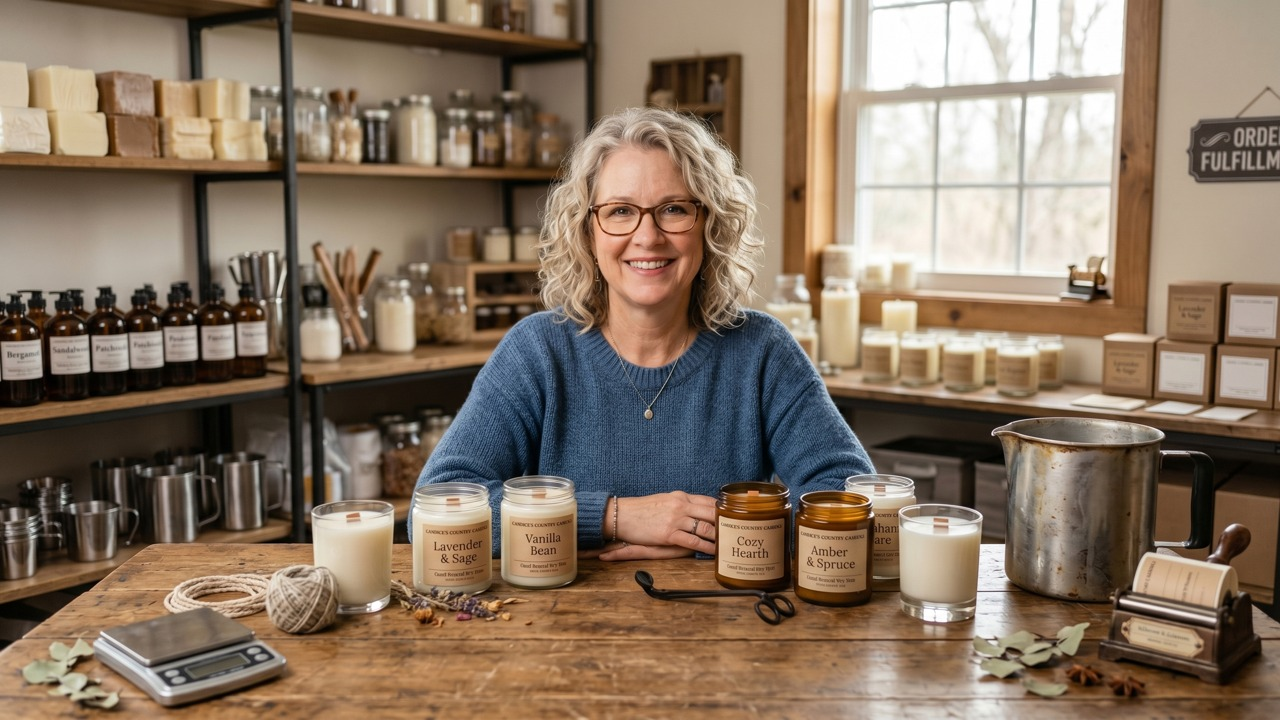
#> input picture video_build_v2/assets/candice_ref_16x9.jpg, 1280 x 720 px, given in place of ., which was not available
$ python -i features.py   (imports and definitions only)
#> lines starting #> are read from the running program, lines starting #| are printed output that depends on the picture; after the words box and inside, x2 and y2 are one past the last pixel; in counts of white or black regions, pixels touching at a corner belong together; pictures that were not available may be replaced by others from this repository, and a replacement may not be noted
"""Objective per-window visual features — computed by code, not by the model.

These are the anti-hallucination backbone: each window gets reproducible
measurements that can corroborate or contradict the model's label/description:

  face_score      fraction of the window's frames with a sizeable frontal face
                  (-> talking-head signal)              [OpenCV Haar cascade]
  text_score      estimated fraction of frame area covered by text-like regions
                  (-> text-overlay signal)              [OpenCV MSER]
  ocr_text        verbatim text read off the frame (so caption claims come from
                  Tesseract, not the model)             [pytesseract]
  ocr_charcount   length of cleaned OCR text
  brightness      mean luma 0..1 (near-0 => black/blank frame)
  colorfulness    Hasler-Suesstrunk metric (low => greyscale/text slide)
  motion          mean abs frame-diff across the window (0 => static)
  dominant_colors top hex colours

Results are cached at data/work/<vid>/features.json.

NOTE ON RESOLUTION: source frames are 160x90 YouTube storyboard tiles, so these
detectors are heuristic. Frames are upscaled before detection and every raw
score is stored, so decisions made from them stay auditable rather than trusted
blindly.
"""
from __future__ import annotations

import json
import os
import re
from typing import Dict, List

import cv2
import numpy as np

_FACE = cv2.CascadeClassifier(cv2.data.haarcascades + "haarcascade_frontalface_default.xml")
_MSER = cv2.MSER_create()
# [2 lines not run here, left out]

try:
    import pytesseract
    _HAS_OCR = True
except Exception:
    _HAS_OCR = False


def _load(path: str):
    if not os.path.exists(path):
        return None
    img = cv2.imread(path)
    return img


def _upscale(img, factor=4):
    h, w = img.shape[:2]
    return cv2.resize(img, (w * factor, h * factor), interpolation=cv2.INTER_CUBIC)


def _brightness(img) -> float:
    g = cv2.cvtColor(img, cv2.COLOR_BGR2GRAY)
    return float(g.mean()) / 255.0


def _colorfulness(img) -> float:
    # Hasler & Suesstrunk (2003)
    b, g, r = cv2.split(img.astype("float"))
    rg = np.absolute(r - g)
    yb = np.absolute(0.5 * (r + g) - b)
    std = np.sqrt(rg.std() ** 2 + yb.std() ** 2)
    mean = np.sqrt(rg.mean() ** 2 + yb.mean() ** 2)
    return float(std + 0.3 * mean) / 255.0


def _face_area_frac(img) -> float:
    big = _upscale(img, 4)
    gray = cv2.cvtColor(big, cv2.COLOR_BGR2GRAY)
    gray = cv2.equalizeHist(gray)
    H, W = gray.shape
    faces = _FACE.detectMultiScale(gray, scaleFactor=1.1, minNeighbors=4,
                                   minSize=(int(W * 0.12), int(H * 0.12)))
    if len(faces) == 0:
        return 0.0
    return float(max(w * h for (x, y, w, h) in faces)) / float(W * H)


def _text_coverage(img) -> float:
    big = _upscale(img, 4)
    gray = cv2.cvtColor(big, cv2.COLOR_BGR2GRAY)
    H, W = gray.shape
    try:
        regions, _ = _MSER.detectRegions(gray)
    except Exception:
        return 0.0
    mask = np.zeros((H, W), np.uint8)
    for p in regions:
        x, y, w, h = cv2.boundingRect(p.reshape(-1, 1, 2))
        ar = w / float(h + 1e-6)
        # text glyphs: not too tall/wide, modest size
        if 0.1 < ar < 8 and 4 < h < H * 0.5:
            cv2.rectangle(mask, (x, y), (x + w, y + h), 255, -1)
    return float((mask > 0).sum()) / float(W * H)


_OCR_CLEAN = re.compile(r"[^A-Za-z0-9 %&°.,/+\-:!?'$]")


def _ocr(img) -> str:
    if not _HAS_OCR:
        return ""
    big = _upscale(img, 5)
    gray = cv2.cvtColor(big, cv2.COLOR_BGR2GRAY)
    gray = cv2.bilateralFilter(gray, 5, 50, 50)
    try:
        txt = pytesseract.image_to_string(gray, config="--psm 6")
    except Exception:
        return ""
    txt = _OCR_CLEAN.sub(" ", txt)
    txt = re.sub(r"\s+", " ", txt).strip()
    # keep only tokens with >=2 alpha chars to drop OCR noise
    toks = [t for t in txt.split() if sum(c.isalpha() for c in t) >= 2 or t.replace('.', '').isdigit()]
    return " ".join(toks)[:200]


def _dominant_colors(img, k=3) -> List[str]:
    small = cv2.resize(img, (32, 18)).reshape(-1, 3).astype("float32")
    try:
        _, labels, centers = cv2.kmeans(
            small, k, None,
            (cv2.TERM_CRITERIA_EPS + cv2.TERM_CRITERIA_MAX_ITER, 10, 1.0), 3, cv2.KMEANS_PP_CENTERS)
        counts = np.bincount(labels.flatten())
        order = np.argsort(-counts)
        return ["#%02x%02x%02x" % (int(centers[i][2]), int(centers[i][1]), int(centers[i][0])) for i in order]
    except Exception:
        return []


def window_features(frame_paths: List[str], do_ocr=True) -> Dict:
    imgs = [im for im in (_load(p) for p in frame_paths) if im is not None]
#> in _load, img is the input picture: shape (720, 1280, 3); mean B, G, R 98.3, 116.4, 135.3
#> call 3 of _load, with path = '/'
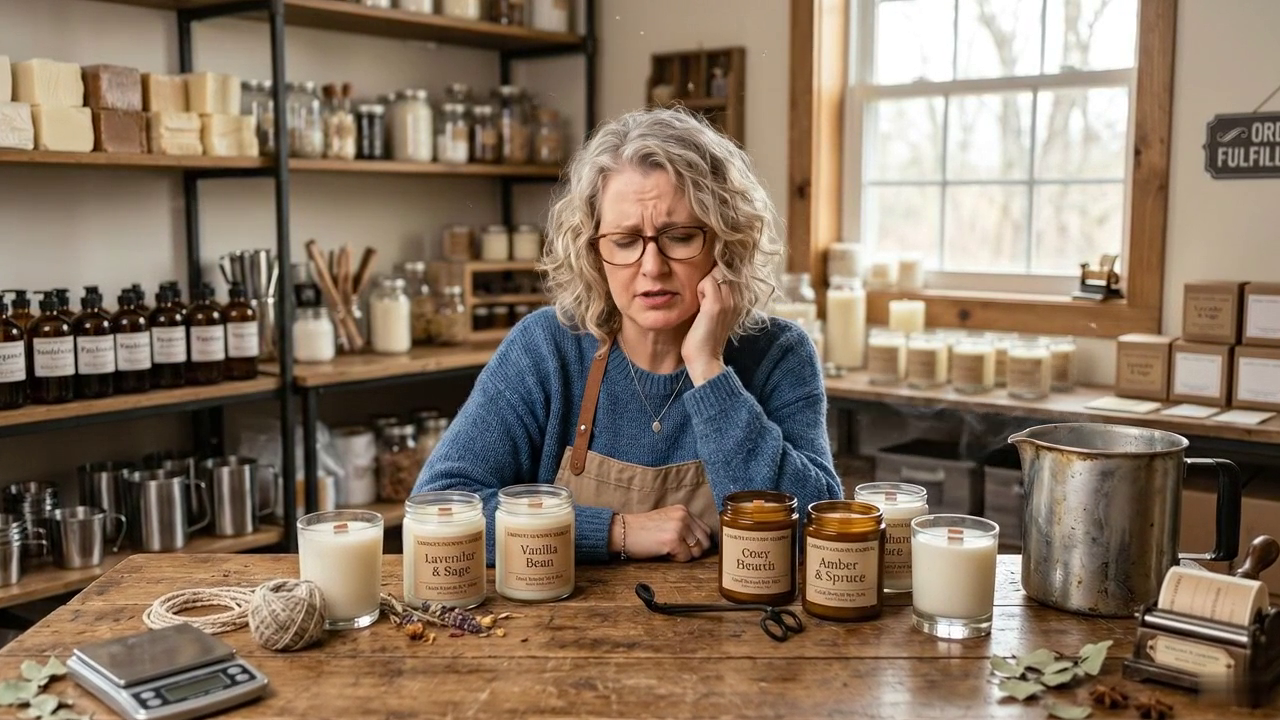
#> input picture video_build_v2/assets/thumb_src.png, 1280 x 720 px, given in place of , which was not available
#> in _load, img is the input picture: shape (720, 1280, 3); mean B, G, R 97, 115.4, 133.9
#> imgs = 9 items
    if not imgs:
        return {"face_score": 0, "text_score": 0, "ocr_text": "", "ocr_charcount": 0,
                "brightness": 0, "colorfulness": 0, "motion": 0, "dominant_colors": [], "n_frames": 0}

    faces = [_face_area_frac(im) for im in imgs]
#> in _face_area_frac, `gray = cv2.equalizeHist(gray)`:
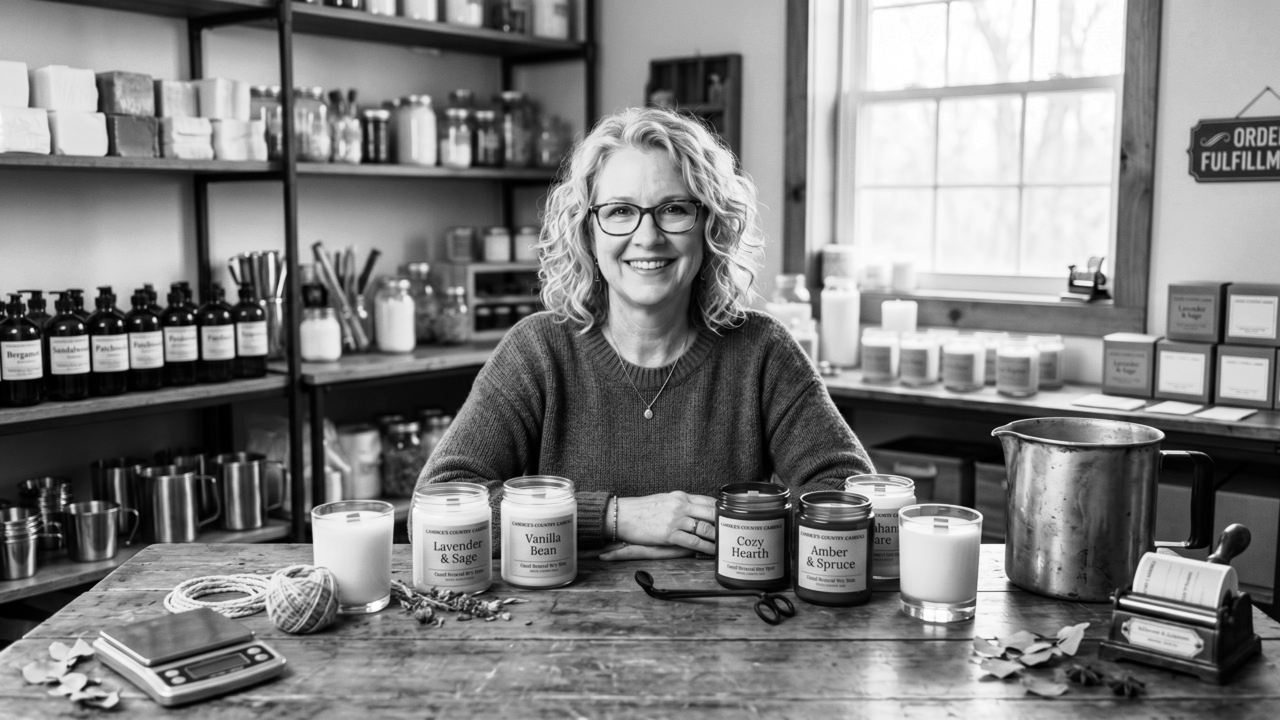
#> gray: shape (2880, 5120) (shown at 1/4 size); min 0, max 255, mean 128.1
#> in _face_area_frac, `faces = _FACE.detectMultiScale(gray, scaleFactor=1.1, minNeighbors=4, ..`: faces = ()
#> in _face_area_frac (call 3), `gray = cv2.equalizeHist(gray)`:
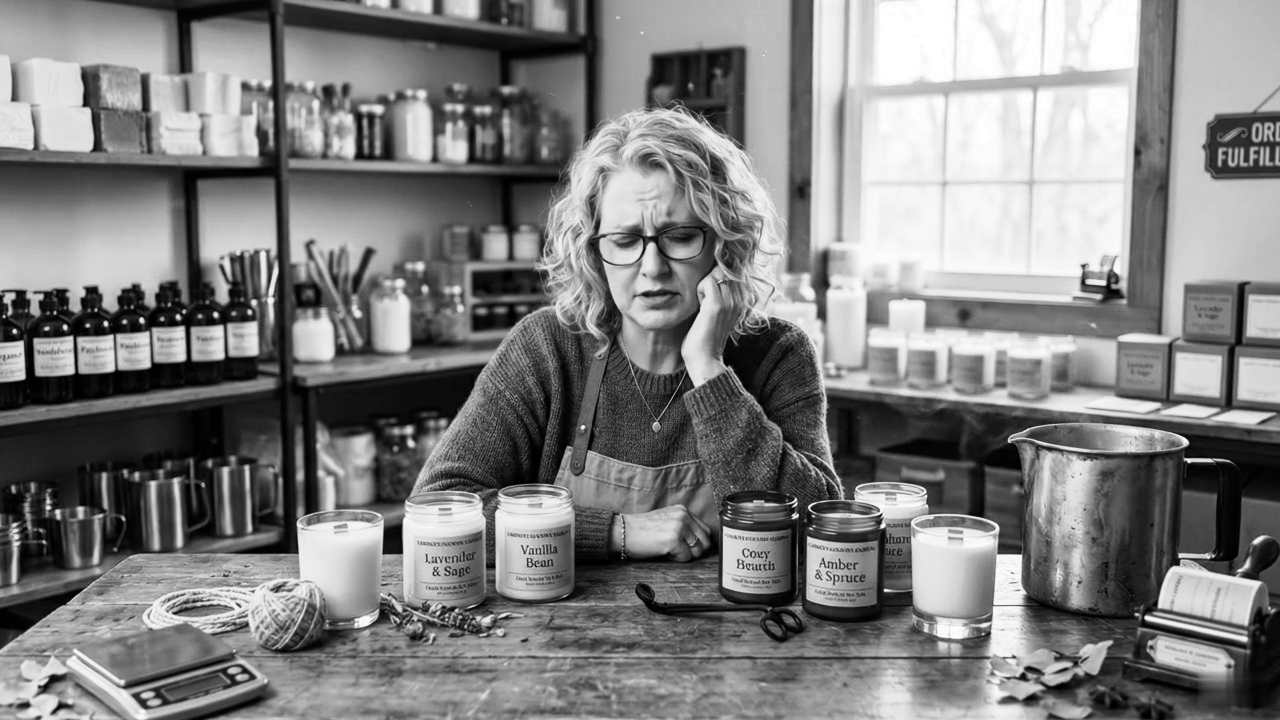
#> gray: shape (2880, 5120) (shown at 1/4 size); min 0, max 255, mean 128.1
#> in _face_area_frac (call 3), `faces = _FACE.detectMultiScale(gray, scaleFactor=1.1, minNeighbors=4, ..`: faces = [[2299, 668, 697, 697]]
#> faces = [0, 0, 0.0329, 0, 0, 0.0329, 0.0329, 0.0329, 0]
    texts = [_text_coverage(im) for im in imgs]
#> in _text_coverage, `regions, _ = _MSER.detectRegions(gray)`: regions = 2921 items
#> the loop in _text_coverage, `for p in regions:` made 2921 passes
#> (x, y, w, h, ar) on passes 1 to 3: (114, 1165, 67, 74, 0.905), (778, 1916, 93, 174, 0.534), (778, 1916, 93, 174, 0.534)
#> after the loop in _text_coverage, `for p in regions:`:
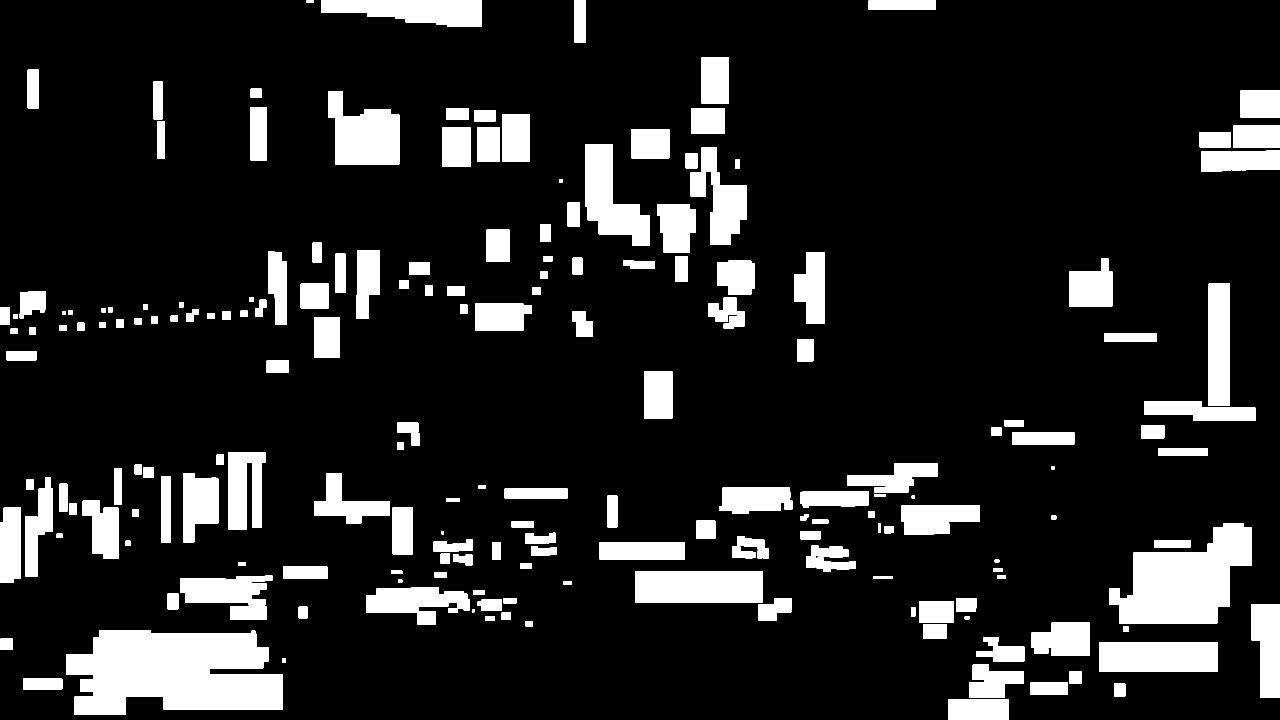
#> mask: shape (2880, 5120) (shown at 1/4 size); 13.5% white; 231 white regions, largest, box (x1, y1, x2, y2) and area: (264, 2522, 1132, 2860) 226842, (4437, 2093, 5006, 2494) 136557, (2541, 2284, 3049, 2411) 64516
#> the loop in _text_coverage (call 2), `for p in regions:` made 2921 passes
#> after the loop in _text_coverage (call 3), `for p in regions:`: mask: shape (2880, 5120); 14.9% white; 250 white regions, largest, box (x1, y1, x2, y2) and area: (1, 2594, 1066, 2880) 225412, (2249, 937, 2801, 1744) 215017, (2541, 535, 2912, 772) 66815
    bright = [_brightness(im) for im in imgs]
    color = [_colorfulness(im) for im in imgs]

    # motion: mean abs diff between consecutive frames (resized to common size)
    motion = 0.0
    if len(imgs) > 1:
        ref = cv2.cvtColor(cv2.resize(imgs[0], (160, 90)), cv2.COLOR_BGR2GRAY).astype("float")
        diffs = []
        for im in imgs[1:]:
            g = cv2.cvtColor(cv2.resize(im, (160, 90)), cv2.COLOR_BGR2GRAY).astype("float")
            diffs.append(np.abs(g - ref).mean() / 255.0)
            ref = g
#> this loop made 8 passes
#> pass 2, in window_features, `g = cv2.cvtColor(cv2.resize(im, (160, 90)), cv2.COLOR_BGR2GRAY).astype..`:
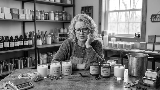
#> g: shape (90, 160) float64; min 1, max 255, mean 119.1
        motion = float(np.mean(diffs))

    mid = imgs[len(imgs) // 2]
    # only OCR if there is text-like content, to keep it cheap
    ocr_text = ""
    if do_ocr and max(texts) > 0.02:
        ocr_text = _ocr(mid)

    return {
        "face_score": round(float(np.mean([1.0 if f > 0.04 else 0.0 for f in faces])), 3),
        "face_area_max": round(float(max(faces)), 3),
        "text_score": round(float(np.mean(texts)), 3),
        "ocr_text": ocr_text,
        "ocr_charcount": len(ocr_text),
        "brightness": round(float(np.mean(bright)), 3),
        "colorfulness": round(float(np.mean(color)), 3),
        "motion": round(motion, 3),
        "dominant_colors": _dominant_colors(mid),
        "n_frames": len(imgs),
    }


def compute_for_video(video_id: str, work_root: str, do_ocr=True) -> Dict[int, Dict]:
    manifest = json.load(open(os.path.join(work_root, video_id, "windows.json")))
    out = {}
    for wd in manifest["windows"]:
        out[wd["index"]] = window_features(wd.get("frames", []), do_ocr=do_ocr)
    cache = os.path.join(work_root, video_id, "features.json")
    json.dump(out, open(cache, "w"))
    return out

#> (the run stopped early here; a loop or call above may not have finished)
